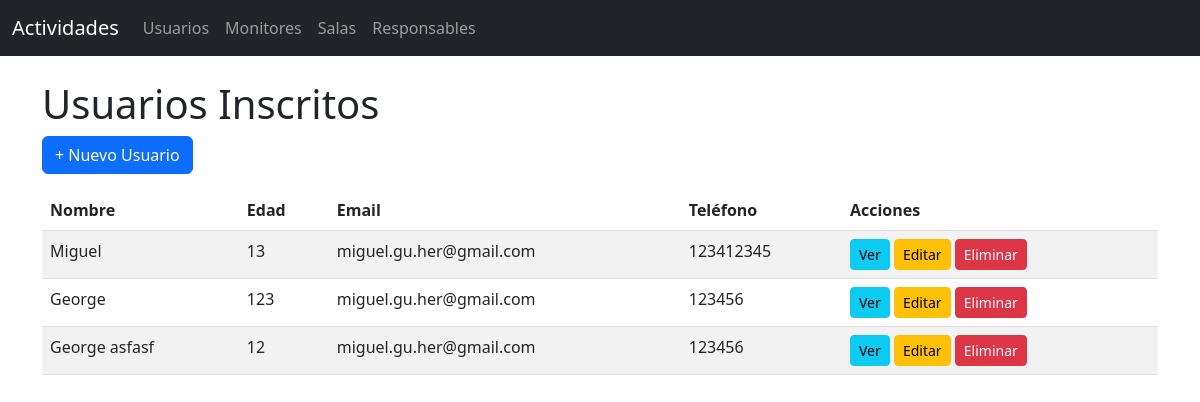
Screenshot of /usuarios/ with the database file from the repository.
### actividades/models.py (models this page shows, shortened)
class UsuarioInscrito(models.Model):
    nombre = models.CharField(max_length=100)
    edad = models.IntegerField()
    email = models.EmailField()
    telefono = models.CharField(max_length=15)

### actividades/views.py (the view)
# urls.py: path('usuarios/', views.lista_usuarios, name='lista_usuarios'),
def lista_usuarios(request):
    actividad_id = request.GET.get('actividad')
    usuarios = UsuarioInscrito.objects.all()
    if actividad_id:
        usuarios = usuarios.filter(actividad__id=actividad_id)
    return render(request, 'usuarios/lista_usuarios.html', {'usuarios': usuarios})

### actividades/templates/usuarios/lista_usuarios.html (shortened to what this page needs)
{% extends 'base.html' %}
{% block content %}
<h1>Usuarios Inscritos</h1>
<a href="{% url 'crear_usuario' %}" class="btn btn-primary mb-3">+ Nuevo Usuario</a>
<table class="table table-striped">
    <thead>
        <tr>
            <th>Nombre</th>
            <th>Edad</th>
            <th>Email</th>
            <th>Teléfono</th>
            <th>Acciones</th>
        </tr>
    </thead>
    <tbody>
        {% for usuario in usuarios %}
        <tr>
            <td>{{ usuario.nombre }}</td>
            <td>{{ usuario.edad }}</td>
            <td>{{ usuario.email }}</td>
            <td>{{ usuario.telefono }}</td>
            <td>
                <a href="{% url 'detalle_usuario' usuario.id %}" class="btn btn-sm btn-info">Ver</a>
                <a href="{% url 'editar_usuario' usuario.id %}" class="btn btn-sm btn-warning">Editar</a>
                <a href="{% url 'eliminar_usuario' usuario.id %}" class="btn btn-sm btn-danger">Eliminar</a>
            </td>
        </tr>
        {% empty %}
        <tr><td colspan="5">No hay usuarios registrados.</td></tr>
        {% endfor %}
    </tbody>
</table>
{% endblock %}

### actividades/templates/base.html (shortened to what this page needs)
<!DOCTYPE html>
<html lang="es">
<head>
    <link rel="stylesheet" href="https://cdn.jsdelivr.net/npm/bootstrap@5.3.0/dist/css/bootstrap.min.css">
</head>
<body>
    <nav class="navbar navbar-expand-lg navbar-dark bg-dark mb-4">
        <div class="container-fluid">
            <a class="navbar-brand" href="{% url 'lista_actividades' %}">Actividades</a>
            <div class="collapse navbar-collapse" id="navbarNav">
                <ul class="navbar-nav">
                    <li class="nav-item">
                        <a class="nav-link" href="{% url 'lista_usuarios' %}">Usuarios</a>
                    </li>
                    <li class="nav-item">
                        <a class="nav-link" href="{% url 'lista_monitores' %}">Monitores</a>
                    </li>
                    <li class="nav-item">
                        <a class="nav-link" href="{% url 'lista_salas' %}">Salas</a>
                    </li>
                    <li class="nav-item">
                        <a class="nav-link" href="{% url 'lista_responsables' %}">Responsables</a>
                    </li>
                </ul>
            </div>
        </div>
    </nav>
    <main class="container">
        {% block content %}
        {% endblock %}
    </main>
</body>
</html>

### rows the page displays
UsuarioInscrito: nombre "Miguel", edad "13", email "miguel.gu.her@gmail.com", telefono "123412345"
UsuarioInscrito: nombre "George", edad "123", email "miguel.gu.her@gmail.com", telefono "123456"
UsuarioInscrito: nombre "George asfasf", edad "12", email "miguel.gu.her@gmail.com", telefono "123456"
